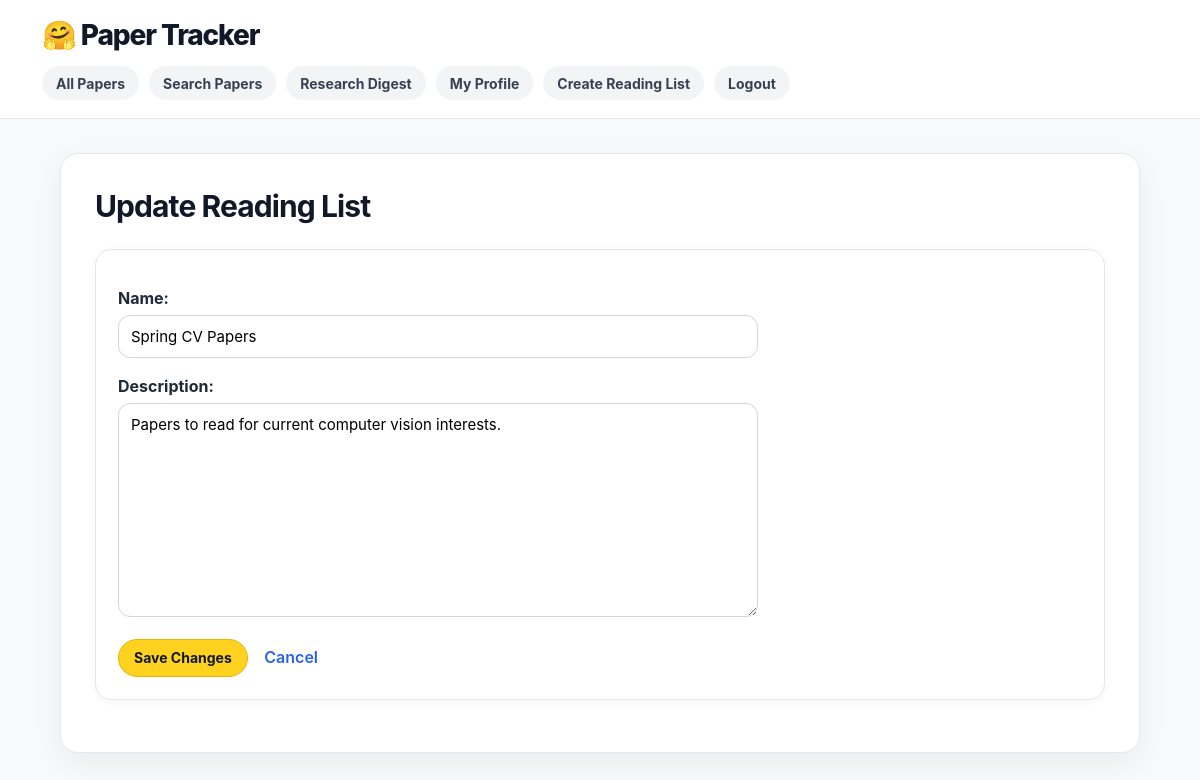
/paper_tracker/reading_list/1/update/ (signed in), run on the app's committed database.
### paper_tracker/models.py (models this page shows, shortened)
class ReadingList(models.Model):
    user_profile = models.ForeignKey(UserProfile, on_delete=models.CASCADE)
    name = models.CharField(max_length=150)
    description = models.TextField(blank=True)
    created_at = models.DateTimeField(auto_now_add=True)

### paper_tracker/views.py (the view, shortened to what this page needs)
# urls.py: path("reading_list/<int:pk>/update/",UpdateReadingListView.as_view(),name="update_reading_list"),
class UpdateReadingListView(PaperTrackerLoginRequiredMixin, UpdateView):
    model = ReadingList
    form_class = ReadingListForm
    template_name = "paper_tracker/update_reading_list.html"
    context_object_name = "reading_list"
    def get_queryset(self):
        return ReadingList.objects.filter(user_profile=self.get_profile())

### paper_tracker/forms.py
class ReadingListForm(forms.ModelForm):
    class Meta:
        model = ReadingList
        fields = ['name', 'description']

### paper_tracker/views.py (called while the page is built)
    def get_profile(self):
        user = self.request.user
        profile = UserProfile.objects.get(user=user)
        return profile

### paper_tracker/templates/paper_tracker/update_reading_list.html (shortened to what this page needs)
{% extends 'paper_tracker/base.html' %}
{% block content %}
<h2>Update Reading List</h2>
<div class="card">
    <form method="post">
        {{ form.as_p }}
        <button type="submit">Save Changes</button>
        <a class="secondary-link" href="{% url 'paper_tracker:show_reading_list' reading_list.pk %}">
            Cancel
        </a>
    </form>
</div>
{% endblock %}

### paper_tracker/static/paper_tracker/styles.css (style rules this page uses)
* { box-sizing: border-box; }
body { margin: 0; font-family: Inter, Arial, Helvetica, sans-serif; background: #f8f9fb; color: #111827; }
a { color: #2563eb; text-decoration: none; }
h1, h2, h3 { color: #111827; }
h2 { margin-top: 0; font-size: 30px; letter-spacing: -0.03em; }
.card { background: #ffffff; border: 1px solid #e5e7eb; border-radius: 16px; padding: 22px; margin-bottom: 18px; box-shadow: 0 2px 10px rgba(17, 24, 39, 0.04); }
.button-link, button { display: inline-flex; align-items: center; justify-content: center; min-height: 38px; padding: 9px 15px; border-radius: 999px; border: 1px solid #eab308; background: #ffd21f; color: #111827; font-size: 14px; font-weight: 700; font-family: inherit; cursor: pointer; text-decoration: none; }
.secondary-link { display: inline-flex; align-items: center; margin-left: 12px; font-weight: 600; }
form { margin-top: 16px; }
form p { margin-bottom: 18px; }
label { display: block; font-weight: 700; margin-bottom: 7px; color: #1f2937; }
input, select, textarea { width: 100%; max-width: 640px; padding: 11px 12px; border: 1px solid #d1d5db; border-radius: 12px; background: #ffffff; font-size: 15px; font-family: inherit; }
textarea { min-height: 130px; }

### data on the page
ReadingList: name "Spring CV Papers", description "Papers to read for current computer vision interests."
